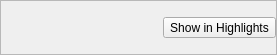
<?xml version="1.0" encoding="UTF-8"?>
<ui version="4.0">
 <class>Status</class>
 <widget class="QWidget" name="Status">
  <property name="geometry">
   <rect>
    <x>0</x>
    <y>0</y>
    <width>277</width>
    <height>55</height>
   </rect>
  </property>
  <property name="windowTitle">
   <string/>
  </property>
  <layout class="QHBoxLayout" name="horizontalLayout_2">
   <property name="margin" stdset="0">
    <number>0</number>
   </property>
   <item>
    <widget class="QFrame" name="frame">
     <property name="frameShape">
      <enum>QFrame::StyledPanel</enum>
     </property>
     <property name="frameShadow">
      <enum>QFrame::Raised</enum>
     </property>
     <layout class="QHBoxLayout" name="horizontalLayout">
      <property name="margin" stdset="0">
       <number>0</number>
      </property>
      <item>
       <widget class="QLabel" name="anim_lbl">
        <property name="text">
         <string/>
        </property>
       </widget>
      </item>
      <item>
       <widget class="QToolButton" name="show_items_btn">
        <property name="toolTip">
         <string>Show/Hide elements of Highlights. Also affects
what will be saved to the text/html files.</string>
        </property>
        <property name="statusTip">
         <string>Show/Hide elements of Highlights. Also affects what will be saved to the text/html files.</string>
        </property>
        <property name="locale">
         <locale language="English" country="UnitedStates"/>
        </property>
        <property name="text">
         <string>Show in Highlights</string>
        </property>
        <property name="icon">
         <iconset resource="../images.qrc">
          <normaloff>:/show_pages.png</normaloff>:/show_pages.png</iconset>
        </property>
        <property name="iconSize">
         <size>
          <width>24</width>
          <height>24</height>
         </size>
        </property>
        <property name="checked">
         <bool>false</bool>
        </property>
        <property name="popupMode">
         <enum>QToolButton::InstantPopup</enum>
        </property>
        <property name="toolButtonStyle">
         <enum>Qt::ToolButtonTextBesideIcon</enum>
        </property>
       </widget>
      </item>
     </layout>
    </widget>
   </item>
  </layout>
  <action name="act_page">
   <property name="checkable">
    <bool>true</bool>
   </property>
   <property name="text">
    <string>Page</string>
   </property>
  </action>
  <action name="act_date">
   <property name="checkable">
    <bool>true</bool>
   </property>
   <property name="text">
    <string>Date</string>
   </property>
  </action>
  <action name="act_text">
   <property name="checkable">
    <bool>true</bool>
   </property>
   <property name="text">
    <string>Highlight</string>
   </property>
  </action>
  <action name="act_comment">
   <property name="checkable">
    <bool>true</bool>
   </property>
   <property name="text">
    <string>Comment</string>
   </property>
  </action>
  <action name="act_chapter">
   <property name="checkable">
    <bool>true</bool>
   </property>
   <property name="text">
    <string>Chapter</string>
   </property>
   <property name="toolTip">
    <string>Chapter</string>
   </property>
  </action>
 </widget>
 <resources>
  <include location="../images.qrc"/>
 </resources>
 <connections/>
</ui>
